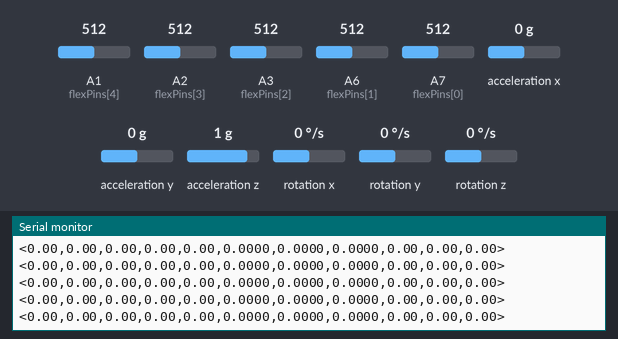
The sketch below on a simulated Arduino Nano, built with avr-gcc and run on an emulated ATmega328P. On the bench: the last lines printed to the serial monitor. Wiring (inferred from the names in the program): MPU-6050 motion sensor at I2C address 0x68. The test bench sets the inputs (shaded band); at power-on: A2 (flexPins[3]) = 512, A1 (flexPins[4]) = 512, A3 (flexPins[2]) = 512, A6 (flexPins[1]) = 512, A7 (flexPins[0]) = 512, acceleration x 0 g, acceleration y 0 g, acceleration z 1 g, rotation x 0 °/s, rotation y 0 °/s, rotation z 0 °/s.

Above: at 7.6 s.
7.7 s: A2 (flexPins[3]) set to 495
At 7.9 s:
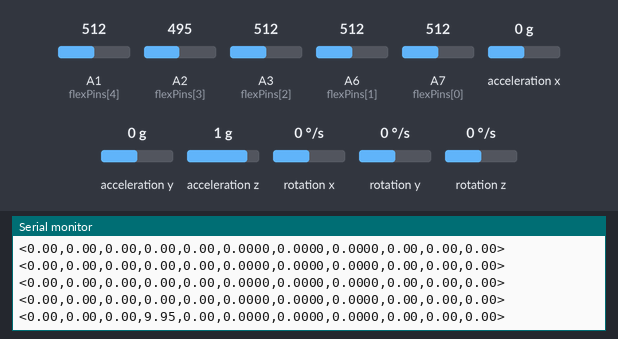
12.2 s: A1 (flexPins[4]) set to 513
At 12.21 s:
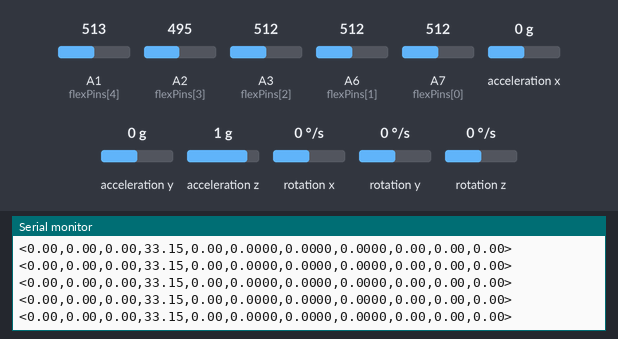
15.2 s: A3 (flexPins[2]) set to 513
At 15.2 s:
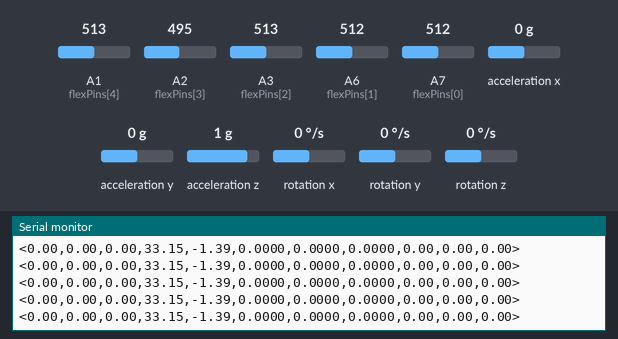
Timing chart, 0 to 18.2 s (numbered marks = the images above; inputs shaded):
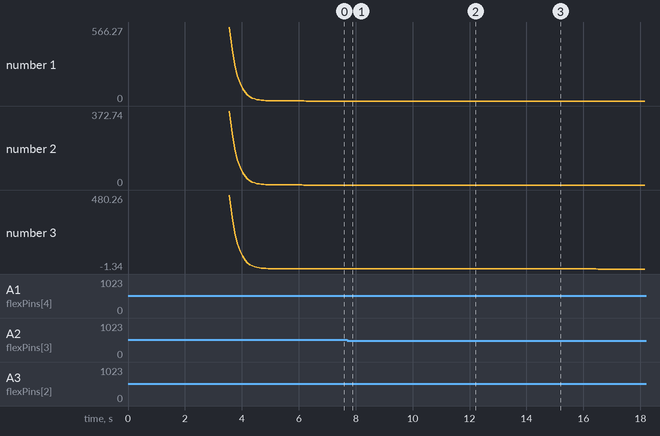

The sketch:

sketch_jul2a.ino
```cpp
#include <Wire.h>
#include <SoftwareSerial.h>

// ---------------- BLUETOOTH ----------------
SoftwareSerial BT(11, 10);

// ---------------- MPU6050 ----------------
const int MPU_ADDR = 0x68;
int16_t accX, accY, accZ;
int16_t gyroX, gyroY, gyroZ;

// ---------------- CALIBRATION OFFSETS ----------------
// These are filled during calibrate() at startup
float flex_rest[5]   = {0};   // raw value when hand is flat
float gyroOffset[3]  = {0};   // gyro baseline
float accOffset[3]   = {0};   // acc baseline

// ---------------- SCALING FACTORS ----------------
// Converts your raw glove values → dataset scale
// Dataset flex range is roughly -100 to +200
// Your raw flex range is roughly 140 to 260 (120 units)
// Scale = dataset_range / your_range
float flex_scale[5] = {-1.58, -1.04, -1.34, -1.95, -1.39};
// MPU6050 raw to physical units
// Raw gyro → deg/s:  divide by 131.0  (±250 dps range)
// Raw acc  → g:      divide by 16384.0 (±2g range)
// Dataset ACC looks like m/s² so multiply g by 9.81
const float GYRO_SCALE = 1.0 / 131.0;
const float ACC_SCALE  = 9.81 / 16384.0;

// ---------------- FLEX ----------------
int flexPins[5] = {A7, A6, A3, A2, A1};
float flexSmooth[5] = {0};
float alpha = 0.3;

// ---------------- TIMING ----------------
unsigned long lastSend = 0;
const int sendInterval = 50;

// ============================================================
void readMPU() {
  Wire.beginTransmission(MPU_ADDR);
  Wire.write(0x3B);
  Wire.endTransmission(false);
  Wire.requestFrom(MPU_ADDR, 14, true);

  accX  = Wire.read() << 8 | Wire.read();
  accY  = Wire.read() << 8 | Wire.read();
  accZ  = Wire.read() << 8 | Wire.read();
  Wire.read(); Wire.read(); // skip temp
  gyroX = Wire.read() << 8 | Wire.read();
  gyroY = Wire.read() << 8 | Wire.read();
  gyroZ = Wire.read() << 8 | Wire.read();
}

// ============================================================
void calibrate() {
  Serial.println(">>> Calibrating... Hold hand FLAT and STILL! <<<");
  BT.println("CALIBRATING");
  delay(2000);

  long gxSum=0, gySum=0, gzSum=0;
  long axSum=0, aySum=0, azSum=0;
  long flexSum[5] = {0};
  int samples = 100;

  for (int i = 0; i < samples; i++) {
    readMPU();
    gxSum += gyroX;
    gySum += gyroY;
    gzSum += gyroZ;
    axSum += accX;
    aySum += accY;
    azSum += accZ;

    for (int j = 0; j < 5; j++) {
      flexSum[j] += analogRead(flexPins[j]);
    }
    delay(10);
  }

  // Store rest positions
  gyroOffset[0] = gxSum / samples;
  gyroOffset[1] = gySum / samples;
  gyroOffset[2] = gzSum / samples;
  accOffset[0]  = axSum / samples;
  accOffset[1]  = aySum / samples;
  accOffset[2]  = azSum / samples;

  for (int j = 0; j < 5; j++) {
    flex_rest[j] = flexSum[j] / samples;
  }

  Serial.println(">>> Calibration Done! <<<");
  Serial.print("Flex Rest: ");
  for (int j = 0; j < 5; j++) {
    Serial.print(flex_rest[j]); Serial.print(" ");
  }
  Serial.println();
}

// ============================================================
void setup() {
  Serial.begin(9600);
  BT.begin(9600);
  Wire.begin();

  Wire.beginTransmission(MPU_ADDR);
  Wire.write(0x6B);
  Wire.write(0);
  Wire.endTransmission(true);

  delay(200);
  calibrate();

  Serial.println("System Ready");
  BT.println("START");
}

// ============================================================
void loop() {
  if (millis() - lastSend < sendInterval) return;
  lastSend = millis();

  // ---------- FLEX ----------
  for (int i = 0; i < 5; i++) {
    int raw = analogRead(flexPins[i]);
    flexSmooth[i] = alpha * raw + (1 - alpha) * flexSmooth[i];
  }

  // ---------- MPU ----------
  readMPU();

  // ---------- SCALE FLEX to match dataset range ----------
  // Step 1: subtract rest → 0 when straight
  // Step 2: multiply by -scale → bent gives positive value
  // Step 3: matches dataset range
  float calFlex[5];
  for (int i = 0; i < 5; i++) {

// CORRECT
calFlex[i] = (flexSmooth[i] - flex_rest[i]) * flex_scale[i];  }

  // ---------- SCALE IMU to match dataset units ----------
  // Gyro → degrees per second (dataset uses deg/s small values)
  float calGyrX = (gyroX - gyroOffset[0]) * GYRO_SCALE;
  float calGyrY = (gyroY - gyroOffset[1]) * GYRO_SCALE;
  float calGyrZ = (gyroZ - gyroOffset[2]) * GYRO_SCALE;

  // Acc → m/s² (dataset ACCx mean=9.14 which is ~gravity)
  float calAccX = (accX - accOffset[0]) * ACC_SCALE;
  float calAccY = (accY - accOffset[1]) * ACC_SCALE;
  float calAccZ = (accZ - accOffset[2]) * ACC_SCALE;

  // ---------- SEND PACKET ----------
  BT.print("<");
  BT.print(calFlex[0],2); BT.print(",");
  BT.print(calFlex[1],2); BT.print(",");
  BT.print(calFlex[2],2); BT.print(",");
  BT.print(calFlex[3],2); BT.print(",");
  BT.print(calFlex[4],2); BT.print(",");
  BT.print(calGyrX,4);    BT.print(",");
  BT.print(calGyrY,4);    BT.print(",");
  BT.print(calGyrZ,4);    BT.print(",");
  BT.print(calAccX,2);    BT.print(",");
  BT.print(calAccY,2);    BT.print(",");
  BT.print(calAccZ,2);
  BT.println(">");

  // Debug
  Serial.print("<");
  Serial.print(calFlex[0],2); Serial.print(",");
  Serial.print(calFlex[1],2); Serial.print(",");
  Serial.print(calFlex[2],2); Serial.print(",");
  Serial.print(calFlex[3],2); Serial.print(",");
  Serial.print(calFlex[4],2); Serial.print(",");
  Serial.print(calGyrX,4);    Serial.print(",");
  Serial.print(calGyrY,4);    Serial.print(",");
  Serial.print(calGyrZ,4);    Serial.print(",");
  Serial.print(calAccX,2);    Serial.print(",");
  Serial.print(calAccY,2);    Serial.print(",");
  Serial.print(calAccZ,2);
  Serial.println(">");
}
```

Measured:
- after the input at 7.7 s, the serial monitor: prints a new line after 0.13 s (image 1)
- plotted number 3: 0 → -1.34 after the input at 15.2 s
